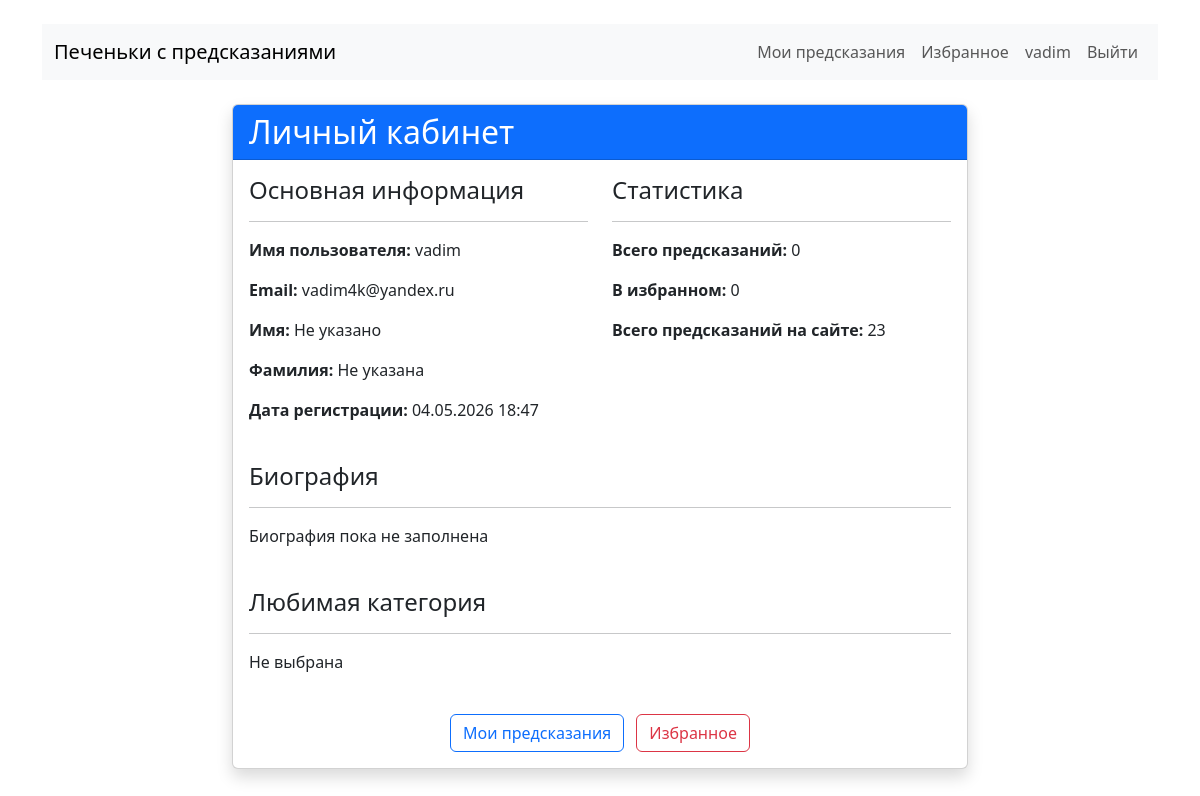
The app's page /profile/ (signed in) with its own data.
### users/models.py (models this page shows)
class CustomUser(AbstractUser):
    pass

### predictions/models.py (models this page shows, shortened)
class UserProfile(models.Model):
    user = models.OneToOneField(
        'users.CustomUser',
        on_delete=models.CASCADE,
        verbose_name="Пользователь"
    )
    bio = models.TextField(blank=True, verbose_name="О себе")
    favorite_category = models.ForeignKey(
        Category,
        on_delete=models.SET_NULL,
        null=True,
        blank=True,
        verbose_name="Любимая категория"
    )
    birth_date = models.DateField(null=True, blank=True, verbose_name="Дата рождения")
    class Meta:
        verbose_name = "Профиль пользователя"
        verbose_name_plural = "Профили пользователей"

### predictions/views.py (the view)
# urls.py: path('profile/', views.profile, name='profile'),
@login_required
def profile(request):
    user_profile, created = UserProfile.objects.get_or_create(user=request.user)
    predictions_count = UserPrediction.objects.filter(user=request.user).count()
    favorites_count = FavoriteCookie.objects.filter(user=request.user).count()
    context = {
        'user_profile': user_profile,
        'predictions_count': predictions_count,
        'favorites_count': favorites_count,
        'total_cookies': FortuneCookie.objects.count(),
    }
    return render(request, 'profile.html', context)

### predictions/templates/profile.html (shortened to what this page needs)
{% extends 'base.html' %}
{% block content %}
<div class="row justify-content-center">
    <div class="col-md-8">
        <div class="card shadow">
            <div class="card-header bg-primary text-white">
                <h2 class="mb-0">Личный кабинет</h2>
            </div>
            <div class="card-body">
                <div class="row mb-4">
                    <div class="col-md-6">
                        <h4>Основная информация</h4>
                        <hr>
                        <p><strong>Имя пользователя:</strong> {{ user.username }}</p>
                        <p><strong>Email:</strong> {{ user.email|default:"Не указан" }}</p>
                        <p><strong>Имя:</strong> {{ user.first_name|default:"Не указано" }}</p>
                        <p><strong>Фамилия:</strong> {{ user.last_name|default:"Не указана" }}</p>
                        <p><strong>Дата регистрации:</strong> {{ user.date_joined|date:"d.m.Y H:i" }}</p>
                    </div>
                    <div class="col-md-6">
                        <h4>Статистика</h4>
                        <hr>
                        <p><strong>Всего предсказаний:</strong> {{ predictions_count }}</p>
                        <p><strong>В избранном:</strong> {{ favorites_count }}</p>
                        <p><strong>Всего предсказаний на сайте:</strong> {{ total_cookies }}</p>
                    </div>
                </div>
                <div class="row">
                    <div class="col-12">
                        <h4>Биография</h4>
                        <hr>
                        <p>{{ user_profile.bio|default:"Биография пока не заполнена" }}</p>
                    </div>
                </div>
                <div class="row mt-4">
                    <div class="col-12">
                        <h4>Любимая категория</h4>
                        <hr>
                        <p>{{ user_profile.favorite_category.name|default:"Не выбрана" }}</p>
                    </div>
                </div>
                <div class="mt-4 text-center">
                    <a href="{% url 'my_predictions' %}" class="btn btn-outline-primary me-2">
                        Мои предсказания
                    </a>
                    <a href="{% url 'favorites' %}" class="btn btn-outline-danger">
                        Избранное
                    </a>
                </div>
            </div>
        </div>
    </div>
</div>
{% endblock %}

### templates/base.html (shortened to what this page needs)
<!DOCTYPE html>
<html lang="ru">
<head>
    <link href="https://cdn.jsdelivr.net/npm/bootstrap@5.3.2/dist/css/bootstrap.min.css" rel="stylesheet">
</head>
<body>
    <div class="container mt-4">
        <nav class="navbar navbar-expand-lg navbar-light bg-light mb-4">
            <div class="container">
                <a class="navbar-brand" href="{% url 'home' %}">Печеньки с предсказаниями</a>
                <div class="navbar-nav ms-auto">
                    {% if user.is_authenticated %}
                        <a class="nav-link" href="{% url 'my_predictions' %}">Мои предсказания</a>
                        <a class="nav-link" href="{% url 'favorites' %}">Избранное</a>
                        <a class="nav-link" href="{% url 'profile' %}">{{ user.username }}</a>
                        <form action="{% url 'logout' %}" method="post" style="display: inline;">
                            <button type="submit" class="btn btn-link nav-link"
                                    style="display: inline; background: none; border: none;">
                                Выйти
                            </button>
                        </form>
                    {% else %}
                        <a class="nav-link" href="{% url 'register' %}">Регистрация</a>
                        <a class="nav-link" href="{% url 'login' %}">Войти</a>
                    {% endif %}
                </div>
            </div>
        </nav>
        {% block content %}
        {% endblock %}
    </div>
</body>
</html>

### records on screen
CustomUser: username "vadim", email "vadim4k@yandex.ru", first_name "Не указано", last_name "Не указана", date_joined "04.05.2026 18:47"
UserProfile: bio "Биография пока не заполнена", favorite_category.name "Не выбрана"

### other values on screen
{{ predictions_count }} "0"
{{ favorites_count }} "0"
{{ total_cookies }} "23"
